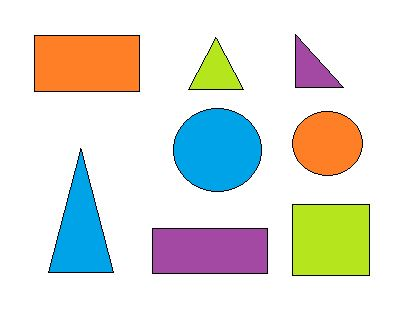
#> input picture resources/shapes.JPG, 418 x 312 px
$ python main.py
#> lines starting #> are read from the running program, lines starting #| are printed output that depends on the picture; after the words box and inside, x2 and y2 are one past the last pixel; in counts of white or black regions, pixels touching at a corner belong together
import cv2
import numpy as np

def gray_to_BGR(img):
    return cv2.cvtColor(img, cv2.COLOR_GRAY2BGR)

def get_contours(img):
    contours, heirarchy = cv2.findContours(img, cv2.RETR_EXTERNAL, cv2.CHAIN_APPROX_NONE)
    for cnt in contours:
        area = cv2.contourArea(cnt)
        print(area)
        if area > 30:
            cv2.drawContours(result_img, cnt, -1, (255, 0, 0), 2)
            perimeter = cv2.arcLength(cnt, True)
            # print(perimeter)
            corners = cv2.approxPolyDP(cnt, 0.02*perimeter, True)
            # print(len(corners))
            num_of_corners = len(corners)
            x, y, w, h = cv2.boundingRect(corners)

            obj_type = ""
            if num_of_corners == 3: obj_type = "Triangle"
            elif num_of_corners == 4:
                ratio = w/h
                if ratio > 0.95 and ratio < 1.05:
                    obj_type = "Square"
                else:
                    obj_type = "Rectangle"
            else: obj_type = "Circle"

            cv2.putText(result_img, obj_type, (x, y+(h//2)), cv2.FONT_HERSHEY_COMPLEX, 0.5, (0,0,0), 1)
            cv2.rectangle(result_img, (x, y), (x+w, y+h), (0,0,255), 1)

img = cv2.imread("resources/shapes.JPG")
#> img is the input picture: shape (312, 418, 3); mean B, G, R 218.3, 225.3, 224.3
img = cv2.resize(img, (280, 210))
#> img: shape (210, 280, 3)
result_img = img.copy()

gray_img = cv2.cvtColor(img, cv2.COLOR_BGR2GRAY)
blur_img = cv2.GaussianBlur(gray_img, (7,7), 1)
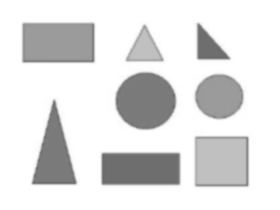
#> blur_img: shape (210, 280); min 106, max 255, mean 224.2
canny_img = cv2.Canny(blur_img, 50, 50)
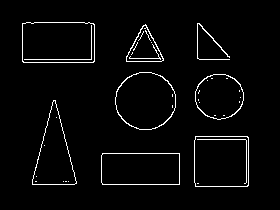
#> canny_img: shape (210, 280); 3.1% white in thin lines or dots, all inside (x1, y1, x2, y2) = (22, 22, 249, 187)
kernel = np.ones((3,3), np.uint8)
dilated_img = cv2.dilate(canny_img, kernel, iterations=1)
#> dilated_img: shape (210, 280); 9.8% white; 8 white regions, largest, box (x1, y1, x2, y2) and area: (21, 21, 96, 64) 981, (193, 135, 250, 188) 873, (31, 99, 78, 186) 787
eroded_img = cv2.erode(dilated_img, kernel, iterations=1)
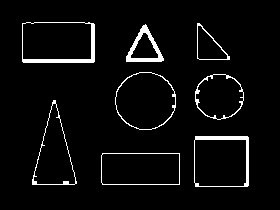
#> eroded_img: shape (210, 280); 4.3% white; 8 white regions

get_contours(canny_img)
#> in get_contours, `contours, heirarchy = cv2.findContours(img, cv2.RETR_EXTERNAL, cv2.CHA..`: contours = 8 contours; box (x1, y1, x2, y2) and area: (22, 22, 95, 63) 2864, (115, 72, 176, 130) 2718, (194, 136, 249, 187) 2692, (101, 153, 180, 185) 2415, (32, 100, 77, 185) 1980, (195, 74, 244, 120) 1706, (126, 24, 164, 62) 780, (197, 23, 230, 60) 30
#> the loop in get_contours, `for cnt in contours:` made 8 passes
#> (area, perimeter, corners, num_of_corners, x, y, w, h) on passes 1, 2, 8: (2415, 216.8, [[101, 155], [102, 184], [179, 184], [179, 153]], 4, 101, 153, 79, 32), (2692, 205.7, [[195, 136], [195, 186], [248, 185], [247, 136]], 4, 195, 136, 54, 51), (2864.5, 222.7, [[22, 23], [23, 62], [94, 61], [93, 23]], 4, 22, 23, 73, 40)
#> (area, perimeter, corners, num_of_corners, x, y, w, h) on passes 3, 6: (1979.5, 230.8, [[55, 100], [32, 184], [76, 183]], 3, 32, 100, 45, 85), (779.5, 126.3, [[145, 24], [126, 61], [163, 60]], 3, 126, 24, 38, 38)
#| 2415.0
#| 2692.0
#| 1979.5
#| 1706.0
#| 2717.5
#| 779.5
#| 30.5
#| 2864.5
#> after the loop in get_contours, `for cnt in contours:`:
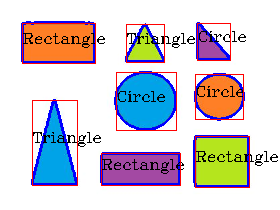
#> result_img: shape (210, 280, 3); mean B, G, R 211.2, 204.6, 210.1

h_stack1 = np.hstack((img, gray_to_BGR(gray_img), gray_to_BGR(blur_img)))
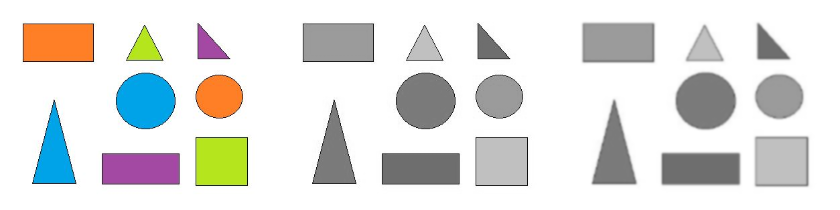
#> h_stack1: shape (210, 840, 3); mean B, G, R 222.2, 224.5, 224.2
h_stack2 = np.hstack((gray_to_BGR(canny_img), gray_to_BGR(eroded_img), result_img))
#> in gray_to_BGR (call 4), `return cv2.cvtColor(img, cv2.COLOR_GRAY2BGR)`: returned value: shape (210, 280, 3); 4.3% white; 8 white regions, largest, box (x1, y1, x2, y2) and area: (22, 22, 95, 63) 539, (194, 136, 249, 187) 467, (126, 24, 164, 62) 440
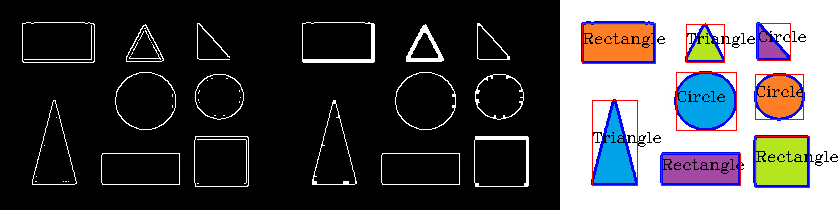
#> h_stack2: shape (210, 840, 3); mean B, G, R 76.8, 74.6, 76.4
v_stack = np.vstack((h_stack1, h_stack2))
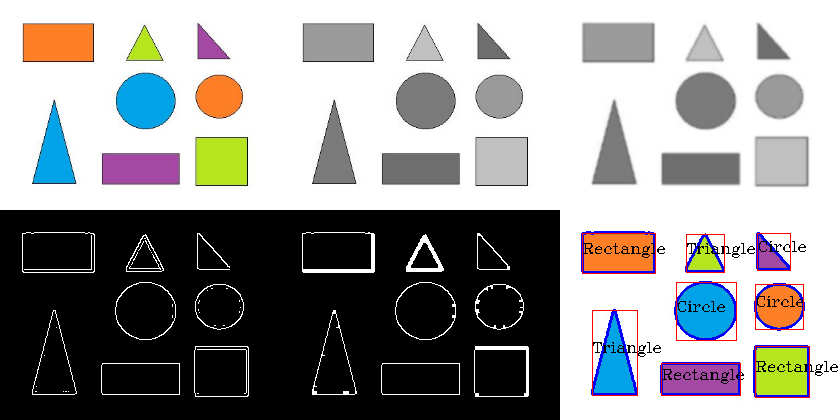
#> v_stack: shape (420, 840, 3); mean B, G, R 149.5, 149.6, 150.3

# [6 lines of commented-out code are left out]

cv2.imshow("stacked images", v_stack)

cv2.waitKey(0)
